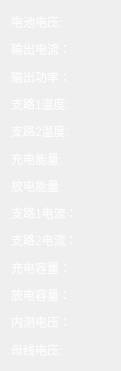
   <widget class="QWidget" name="layoutWidget_2">
    <property name="geometry">
     <rect>
      <x>270</x>
      <y>140</y>
      <width>121</width>
      <height>371</height>
     </rect>
    </property>
    <layout class="QVBoxLayout" name="verticalLayout_2">
     <item>
      <widget class="QLabel" name="label_37">
       <property name="styleSheet">
        <string notr="true">font: 17px &quot;Ubuntu&quot;;
color: rgb(253, 252, 252);</string>
       </property>
       <property name="text">
        <string>电池电压:</string>
       </property>
      </widget>
     </item>
     <item>
      <widget class="QLabel" name="label_42">
       <property name="styleSheet">
        <string notr="true">font: 17px &quot;Ubuntu&quot;;
color: rgb(253, 252, 252);</string>
       </property>
       <property name="text">
        <string>输出电流：</string>
       </property>
      </widget>
     </item>
     <item>
      <widget class="QLabel" name="label_89">
       <property name="styleSheet">
        <string notr="true">font: 17px &quot;Ubuntu&quot;;
color: rgb(253, 252, 252);</string>
       </property>
       <property name="text">
        <string>输出功率：</string>
       </property>
      </widget>
     </item>
     <item>
      <widget class="QLabel" name="label_90">
       <property name="styleSheet">
        <string notr="true">font: 17px &quot;Ubuntu&quot;;
color: rgb(253, 252, 252);</string>
       </property>
       <property name="text">
        <string>支路1温度:</string>
       </property>
      </widget>
     </item>
     <item>
      <widget class="QLabel" name="label_91">
       <property name="styleSheet">
        <string notr="true">font: 17px &quot;Ubuntu&quot;;
color: rgb(253, 252, 252);</string>
       </property>
       <property name="text">
        <string>支路2温度:</string>
       </property>
      </widget>
     </item>
     <item>
      <widget class="QLabel" name="label_92">
       <property name="styleSheet">
        <string notr="true">font: 17px &quot;Ubuntu&quot;;
color: rgb(253, 252, 252);</string>
       </property>
       <property name="text">
        <string>充电能量:</string>
       </property>
      </widget>
     </item>
     <item>
      <widget class="QLabel" name="label_93">
       <property name="styleSheet">
        <string notr="true">font: 17px &quot;Ubuntu&quot;;
color: rgb(253, 252, 252);</string>
       </property>
       <property name="text">
        <string>放电能量:</string>
       </property>
      </widget>
     </item>
     <item>
      <widget class="QLabel" name="label_94">
       <property name="styleSheet">
        <string notr="true">font: 17px &quot;Ubuntu&quot;;
color: rgb(253, 252, 252);</string>
       </property>
       <property name="text">
        <string>支路1电流：</string>
       </property>
      </widget>
     </item>
     <item>
      <widget class="QLabel" name="label_95">
       <property name="styleSheet">
        <string notr="true">font: 17px &quot;Ubuntu&quot;;
color: rgb(253, 252, 252);</string>
       </property>
       <property name="text">
        <string>支路2电流：</string>
       </property>
      </widget>
     </item>
     <item>
      <widget class="QLabel" name="label_96">
       <property name="styleSheet">
        <string notr="true">font: 17px &quot;Ubuntu&quot;;
color: rgb(253, 252, 252);</string>
       </property>
       <property name="text">
        <string>充电容量：</string>
       </property>
      </widget>
     </item>
     <item>
      <widget class="QLabel" name="label_110">
       <property name="styleSheet">
        <string notr="true">font: 17px &quot;Ubuntu&quot;;
color: rgb(253, 252, 252);</string>
       </property>
       <property name="text">
        <string>放电容量：</string>
       </property>
      </widget>
     </item>
     <item>
      <widget class="QLabel" name="label_249">
       <property name="styleSheet">
        <string notr="true">font: 17px &quot;Ubuntu&quot;;
color: rgb(253, 252, 252);</string>
       </property>
       <property name="text">
        <string>内测电压：</string>
       </property>
      </widget>
     </item>
     <item>
      <widget class="QLabel" name="label_248">
       <property name="styleSheet">
        <string notr="true">font: 17px &quot;Ubuntu&quot;;
color: rgb(253, 252, 252);</string>
       </property>
       <property name="text">
        <string>母线电压:</string>
       </property>
      </widget>
     </item>
    </layout>
   </widget>
